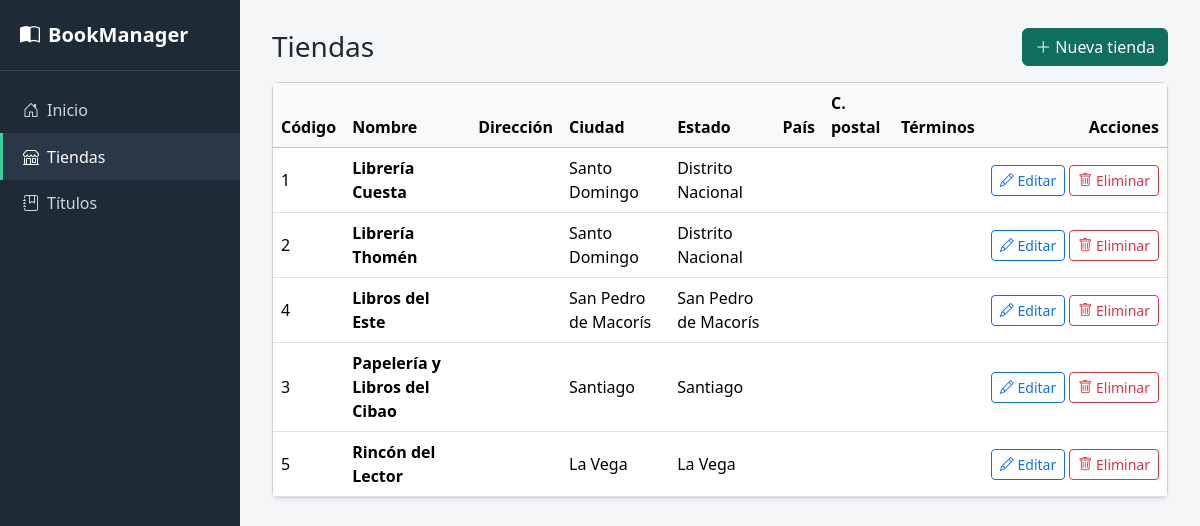
The page /views/tiendas/index.php on the database as committed earlier.
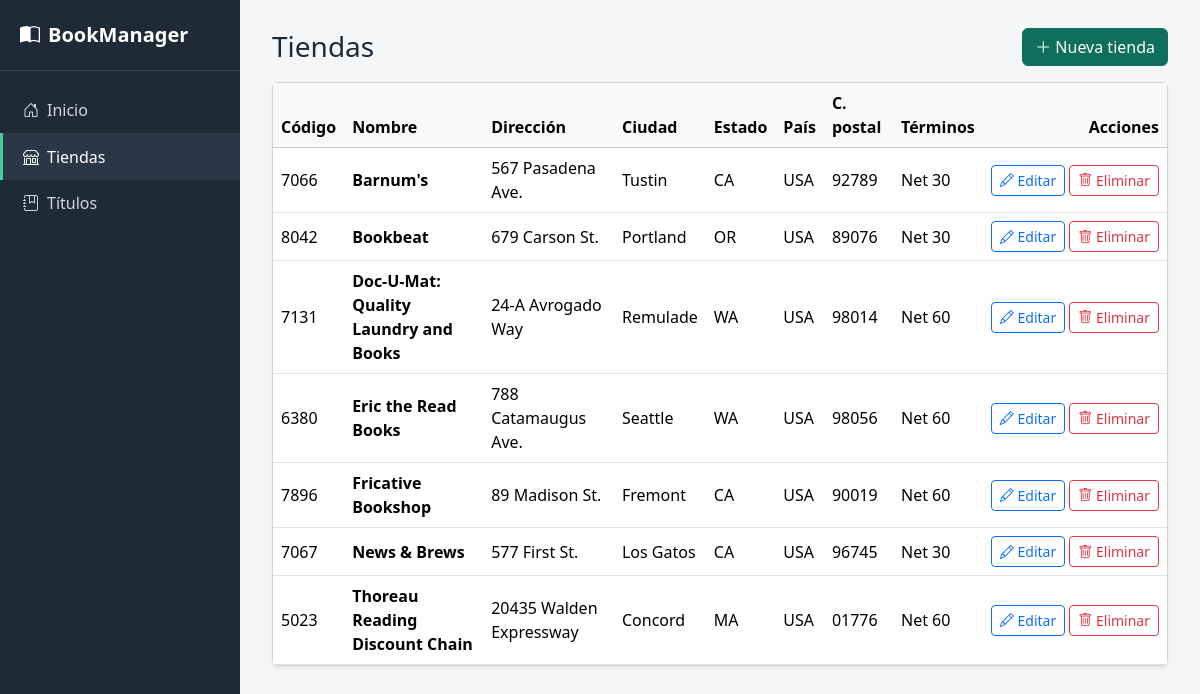
The same page on the database as committed later.
### tables this page shows
CREATE TABLE `tiendas` (
  `id_tienda` varchar(4) NOT NULL,
  `nombre_tienda` varchar(40) NOT NULL,
  `direcc_tienda` varchar(40) NOT NULL,
  `ciudad` varchar(15) NOT NULL,
  `estado` varchar(2) NOT NULL,
  `pais` varchar(3) NOT NULL,
  `cod_postal` varchar(5) NOT NULL,
  `terminos` varchar(6) NOT NULL,
  PRIMARY KEY  (`id_tienda`)
);

### models/Tienda.php (called while the page is built, shortened)
<?php
class Tienda
{
    private PDO $db;
    public function __construct(PDO $db)
    {
        $this->db = $db;
    }
    public function getAll(): array
    {
        $stmt = $this->db->prepare('SELECT * FROM tiendas ORDER BY nombre_tienda ASC');
        $stmt->execute();
        return $stmt->fetchAll();
    }
}

### includes/helpers.php (called while the page is built, shortened)
<?php
function e(?string $valor): string
{
    return htmlspecialchars((string) $valor, ENT_QUOTES, 'UTF-8');
}

### views/tiendas/index.php (the view, shortened to what this page needs)
<?php
require_once __DIR__ . '/../../models/Tienda.php';
$db = (new Database())->getConnection();
$tiendaModel = new Tienda($db);
$tiendas = $tiendaModel->getAll();
$base = '../../';
$pagina = 'tiendas';
require __DIR__ . '/../../includes/header.php';
?>
<div class="d-flex justify-content-between align-items-center mb-3">
  <h1 class="h3 mb-0">Tiendas</h1>
  <a href="crear.php" class="btn btn-acento"><i class="bi bi-plus-lg me-1"></i>Nueva tienda</a>
</div>
<div class="card shadow-sm">
  <div class="table-responsive">
    <table class="table table-hover mb-0 align-middle">
      <thead class="table-light">
        <tr><th>Código</th><th>Nombre</th><th>Dirección</th><th>Ciudad</th><th>Estado</th><th>País</th><th>C. postal</th><th>Términos</th><th class="text-end">Acciones</th></tr>
      </thead>
      <tbody>
      <?php foreach ($tiendas as $t): ?>
        <tr>
          <td><?= e($t['id_tienda']) ?></td>
          <td class="fw-semibold"><?= e($t['nombre_tienda']) ?></td>
          <td><?= e($t['direcc_tienda']) ?></td>
          <td><?= e($t['ciudad']) ?></td>
          <td><?= e($t['estado']) ?></td>
          <td><?= e($t['pais']) ?></td>
          <td><?= e($t['cod_postal']) ?></td>
          <td><?= e($t['terminos']) ?></td>
          <td class="text-end text-nowrap">
            <a href="editar.php?id=<?= urlencode($t['id_tienda']) ?>" class="btn btn-sm btn-outline-primary"><i class="bi bi-pencil"></i> Editar</a>
            <a href="eliminar.php?id=<?= urlencode($t['id_tienda']) ?>" class="btn btn-sm btn-outline-danger"><i class="bi bi-trash"></i> Eliminar</a>
          </td>
        </tr>
      <?php endforeach; ?>
      </tbody>
    </table>
  </div>
</div>
<?php require __DIR__ . '/../../includes/footer.php'; ?>

### includes/header.php (shortened to what this page needs)
<?php
require_once __DIR__ . '/helpers.php';
$base   = $base ?? '';
$pagina = $pagina ?? '';
?>
<!DOCTYPE html>
<html lang="es">
<head>
  <link href="https://cdn.jsdelivr.net/npm/bootstrap@5.3.3/dist/css/bootstrap.min.css" rel="stylesheet">
  <link href="https://cdn.jsdelivr.net/npm/bootstrap-icons@1.11.3/font/bootstrap-icons.min.css" rel="stylesheet">
  <link href="<?= $base ?>assets/css/estilo.css" rel="stylesheet">
</head>
<body>
<nav class="sidebar">
  <div class="marca"><i class="bi bi-book-half me-2"></i>BookManager</div>
  <ul class="nav flex-column mt-3">
    <li class="nav-item"><a class="nav-link <?= $pagina === 'inicio' ? 'active' : '' ?>" href="<?= $base ?>index.php"><i class="bi bi-house-door me-2"></i>Inicio</a></li>
    <li class="nav-item"><a class="nav-link <?= $pagina === 'tiendas' ? 'active' : '' ?>" href="<?= $base ?>views/tiendas/index.php"><i class="bi bi-shop me-2"></i>Tiendas</a></li>
    <li class="nav-item"><a class="nav-link <?= $pagina === 'titulos' ? 'active' : '' ?>" href="<?= $base ?>views/titulos/index.php"><i class="bi bi-journal-bookmark me-2"></i>Títulos</a></li>
  </ul>
</nav>
<main class="contenido">

### includes/footer.php (shortened to what this page needs)
</main>
</body>
</html>

### assets/css/estilo.css (style rules this page uses)
:root { --sidebar-ancho: 240px; --tinta: #1f2a37; --papel: #f5f6f8; --acento: #0f6e5c; }
body { background: var(--papel); font-family: system-ui, -apple-system, "Segoe UI", Roboto, sans-serif; color: var(--tinta); }
.sidebar { position: fixed; inset: 0 auto 0 0; width: var(--sidebar-ancho); background: var(--tinta); color: #cfd6df; padding: 1.25rem 0; overflow-y: auto; z-index: 100; }
.sidebar .marca { padding: 0 1.25rem 1.25rem; font-size: 1.25rem; font-weight: 700; color: #fff; border-bottom: 1px solid #364250; }
.sidebar .nav-link { color: #cfd6df; padding: .7rem 1.25rem; border-left: 3px solid transparent; }
.sidebar .nav-link.active { background: #2a3746; color: #fff; border-left-color: #3ecf9e; }
.contenido { margin-left: var(--sidebar-ancho); padding: 1.75rem 2rem; }
.btn-acento { background: var(--acento); border-color: var(--acento); color: #fff; }

Rows that differ between the two databases and show on the page:
removed tiendas: id_tienda "1", nombre_tienda "Librería Cuesta", ciudad "Santo Domingo", estado "Distrito Nacional"
removed tiendas: id_tienda "2", nombre_tienda "Librería Thomén", ciudad "Santo Domingo", estado "Distrito Nacional"
removed tiendas: id_tienda "4", nombre_tienda "Libros del Este", ciudad "San Pedro de Macorís", estado "San Pedro de Macorís"
removed tiendas: id_tienda "3", nombre_tienda "Papelería y Libros del Cibao", ciudad "Santiago", estado "Santiago"
removed tiendas: id_tienda "5", nombre_tienda "Rincón del Lector", ciudad "La Vega", estado "La Vega"
added tiendas: id_tienda "7066", nombre_tienda "Barnum's", direcc_tienda "567 Pasadena Ave.", ciudad "Tustin", estado "CA", pais "USA", cod_postal "92789", terminos "Net 30"
added tiendas: id_tienda "8042", nombre_tienda "Bookbeat", direcc_tienda "679 Carson St.", ciudad "Portland", estado "OR", pais "USA", cod_postal "89076", terminos "Net 30"
added tiendas: id_tienda "7131", nombre_tienda "Doc-U-Mat: Quality Laundry and Books", direcc_tienda "24-A Avrogado Way", ciudad "Remulade", estado "WA", pais "USA", cod_postal "98014", terminos "Net 60"
added tiendas: id_tienda "6380", nombre_tienda "Eric the Read Books", direcc_tienda "788 Catamaugus Ave.", ciudad "Seattle", estado "WA", pais "USA", cod_postal "98056", terminos "Net 60"
added tiendas: id_tienda "7896", nombre_tienda "Fricative Bookshop", direcc_tienda "89 Madison St.", ciudad "Fremont", estado "CA", pais "USA", cod_postal "90019", terminos "Net 60"
added tiendas: id_tienda "7067", nombre_tienda "News & Brews", direcc_tienda "577 First St.", ciudad "Los Gatos", estado "CA", pais "USA", cod_postal "96745", terminos "Net 30"
added tiendas: id_tienda "5023", nombre_tienda "Thoreau Reading Discount Chain", direcc_tienda "20435 Walden Expressway", ciudad "Concord", estado "MA", pais "USA", cod_postal "01776", terminos "Net 60"
